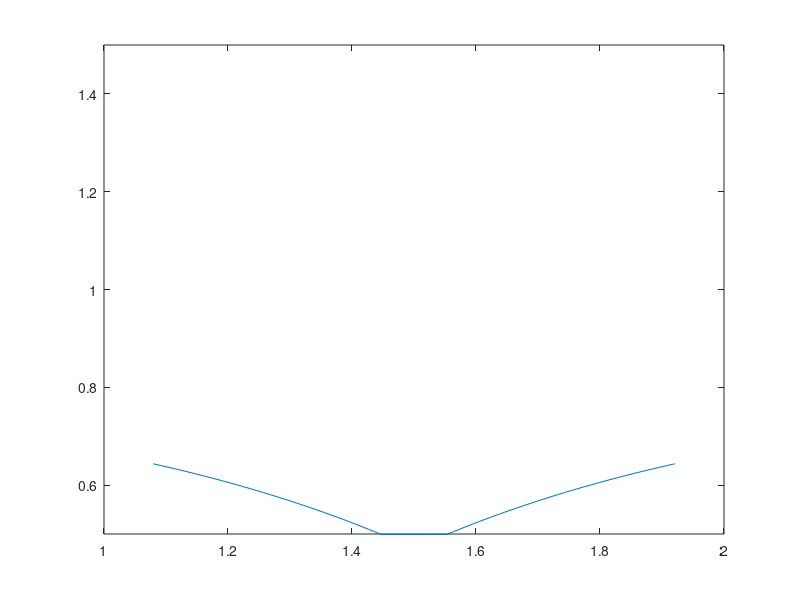

MATLAB code for this plot:
function Coral_Geometry()

L = 3;
Nx = 128;
Ny = 128;

dt=1e-6;
tf=10;
t=dt:dt:tf;
dx=L/Nx;


struct_name = 'coral'; % Name for .vertex, .spring, etc files.

[x,y,N] = please_Give_Single_Polyp_Geometry(dx,dt,t);


fprintf('\n\nNumber of Pts. in ONE tentacle: %d\n\n',N);

% Prints .vertex file!
print_Lagrangian_Vertices(x,y,struct_name);

% Prints .target file!
k_Target = 1e5;
print_Lagrangian_Target_Pts(x,k_Target,struct_name);

% Call function for initial concentration
[Concentration,X,Y]= give_Me_Initial_Concentration(L,Nx,dx,x,y);

% Prints .concentration file!
kDiffusion = 1e-2;
print_Concentration_Info(Nx,Nx,Concentration,kDiffusion,struct_name);





%%%%%%%%%%%%%%%%%%%%%%%%%%%%%%%%%%%%%%%%%%%%%%%%%%%%%%%%%%%%%%%%%%%%%%%%
%
% FUNCTION: prints VERTEX points to a file called corals.vertex
%
%%%%%%%%%%%%%%%%%%%%%%%%%%%%%%%%%%%%%%%%%%%%%%%%%%%%%%%%%%%%%%%%%%%%%%%%

function print_Lagrangian_Vertices(xLag,yLag,struct_name)

    N = length(xLag);

    vertex_fid = fopen([struct_name '.vertex'], 'w');

    fprintf(vertex_fid, '%d\n', N );

    %Loops over all Lagrangian Pts.
    for s = 1:N
        X_v = xLag(s);
        Y_v = yLag(s);
        fprintf(vertex_fid, '%1.16e %1.16e\n', X_v, Y_v);
    end

    fclose(vertex_fid); 
    
%%%%%%%%%%%%%%%%%%%%%%%%%%%%%%%%%%%%%%%%%%%%%%%%%%%%%%%%%%%%%%%%%%%%%%%%
%
% FUNCTION: prints Vertex points to a file called corals.vertex
%
%%%%%%%%%%%%%%%%%%%%%%%%%%%%%%%%%%%%%%%%%%%%%%%%%%%%%%%%%%%%%%%%%%%%%%%%

function print_Lagrangian_Target_Pts(xLag,k_Target,struct_name)

    N = length(xLag);

    target_fid = fopen([struct_name '.target'], 'w');

    fprintf(target_fid, '%d\n', N );

    %Loops over all Lagrangian Pts.
    for s = 1:N
        fprintf(target_fid, '%d %1.16e\n', s, k_Target);
    end

    fclose(target_fid); 



%%%%%%%%%%%%%%%%%%%%%%%%%%%%%%%%%%%%%%%%%%%%%%%%%%%%%%%%%%%%%%%%%%%%%%%%%%%
%
% FUNCTION: Reads in the vertices for one coral polyp
%
%%%%%%%%%%%%%%%%%%%%%%%%%%%%%%%%%%%%%%%%%%%%%%%%%%%%%%%%%%%%%%%%%%%%%%%%%%%

function [x,y,N] = please_Give_Single_Polyp_Geometry(h,dt,t)

xoffset = 1.5; % To put geometry into QUADRANT-1
yoffset = 0.5; % To put geometry into QUADRANT-1

% Note: (1) ds for stored data is 0.6/(2*1024)
%       (2) 'ratio' is comparing 1024:desired resolution

ds=h/2;

load('total_coeffs.mat')
load('coral_coeff_20.mat')

%arclength
s=0:ds:total_meanL;

% number of points on one arm
N=length(s)

c1vals=[];
c2vals=[];
tavgex=[t t(end)+dt];
tavg=(tavgex(2:end)+tavgex(1:end-1))/2;
tavg=[0 tavg];
size(cs1(:,1))
for indx1=1:4
c1vals(:,indx1)=ppval(cs1(:,indx1),tavg);
c2vals(:,indx1)=ppval(cs2(:,indx1),tavg);
end
save('cval.mat','c1vals','c2vals')

C1=c1vals(1,:);
C2=c2vals(1,:);

%     XbL=(C1(1)*s.^3+C1(2)*s.^2+C1(3)*s+C1(4));
%     YbL=(C2(1)*s.^3+C2(2)*s.^2+C2(3)*s+C2(4));
     XbL=(C1(1)*s.^3+C1(2)*s.^2+C1(3)*s+C1(4))+total_offset;
     YbL=(C2(1)*s.^3+C2(2)*s.^2+C2(3)*s+C2(4));

    XbR=-XbL;
    YbR=YbL;


XbStem=(XbR(1)+ds):ds:(XbL(1)-ds);
YbStem=(YbL(1))+0*XbStem;

x1=[flip(XbR) XbStem XbL];
y1=[flip(YbR) YbStem YbL];

% Put Geometry Together for One Polyp
x = x1+xoffset;
y = y1+yoffset;
plot(x,y)
axis([1 2 0.5 1.5])
drawnow
%NOTE: (1) N here is the # of pts. on one arm (NOT ENTIRE POLYP)!!
%      (2) The geometry here is listed for 1024x1024 meshes -> will need
%          to take every 8 or 16 pts to render geometry usable for MATLAB
%          code


%%%%%%%%%%%%%%%%%%%%%%%%%%%%%%%%%%%%%%%%%%%%%%%%%%%%%%%%%%%%%%%%%%%%%%%%%%%
%
% FUNCTION: Reads in the # of vertex pts and all the vertex pts from the
%           .vertex file.
%
%%%%%%%%%%%%%%%%%%%%%%%%%%%%%%%%%%%%%%%%%%%%%%%%%%%%%%%%%%%%%%%%%%%%%%%%%%%

function [N,xLag,yLag] = read_Vertex_Points(struct_name)

filename = [struct_name '.vertex'];  %Name of file to read in
fileID = fopen(filename);

% Read in the file, use 'CollectOutput' to gather all similar data together
% and 'CommentStyle' to to end and be able to skip lines in file.
C = textscan(fileID,'%f %f','CollectOutput',1);


fclose(fileID);     %Close the data file.

vertices = C{1};    %Stores all read in data in vertices (N+1,2) array

N = vertices(1,1);  % # of Lagrangian Pts
xLag = zeros(N,1);  % Initialize storage for Lagrangian Pts.
yLag = xLag;        % Initialize storage for Lagrangian Pts.

for i=1:N
   xLag(i,1) = vertices(i+1,1); %Stores x-values of Lagrangian Mesh
   yLag(i,1) = vertices(i+1,2); %Stores y-values of Lagrangian Mesh
   
end

%%%%%%%%%%%%%%%%%%%%%%%%%%%%%%%%%%%%%%%%%%%%%%%%%%%%%%%%%%%%%%%%%%%%%%%%
%
% FUNCTION: prints CONCENTRATION INFO to file called
%           'struct_name'.concentration
%
%%%%%%%%%%%%%%%%%%%%%%%%%%%%%%%%%%%%%%%%%%%%%%%%%%%%%%%%%%%%%%%%%%%%%%%%
    
function print_Concentration_Info(Nx,Ny,C,kDiffusion,struct_name)

    con_fid = fopen([struct_name '.concentration'], 'w');

    fprintf(con_fid, '%d\n', kDiffusion );

    for i=1:Ny
        for j=1:Nx
            fprintf(con_fid, '%1.16e ', C(i,j) );
        end
        fprintf(con_fid,'\n');
    end    
    




%%%%%%%%%%%%%%%%%%%%%%%%%%%%%%%%%%%%%%%%%%%%%%%%%%%%%%%%%%%%%%%%%%%
%
% FUNCTION: gives initial concentration gradient inside channel
%
%%%%%%%%%%%%%%%%%%%%%%%%%%%%%%%%%%%%%%%%%%%%%%%%%%%%%%%%%%%%%%%%%%%

function [C,X,Y] = give_Me_Initial_Concentration(Lx,Nx,dx,xLag,yLag)
%X_lag(:,1)=xLag(1:ceil(length(xLag)/2));
%X_lag(:,2)=xLag(ceil(length(xLag)/2)+1:end);

%Y_lag(:,1)=yLag(1:ceil(length(xLag)/2));
%Y_lag(:,2)=yLag(ceil(length(xLag)/2)+1:end);


x = 0:dx:Lx-dx;
y = 0:dx:Lx-dx;

[X,Y]=meshgrid(x,y);

C=zeros(Nx,Nx);

%eps=2*dx;
%f=X_lag(:,1)*0+1/20;

%for ten=1:2
%XL=X_lag(:,ten);
%YL=Y_lag(:,ten);

%for i=1:Nx
%    for j=1:Nx
%        %find x and y
%
%        xi=X(i,j);
%        yj=Y(i,j);
%
%        % regularized delta function
%        delta=1/((eps*sqrt(2*pi)).^2)*exp(-(xi-XL).^2/(2*eps^2)).*exp(-(yj-YL).^2/(2*eps^2));
%        w=f.*delta;
%        
%        ds_vec=cumsum(sqrt((XL(2:end)-XL(1:end-1)).^2+(YL(2:end)-YL(1:end-1)).^2));
%        
%        ds_vec=[0; ds_vec];
%        
%        C_test(i,j,ten)=trapz(ds_vec,w);
%
%        %f(i,j)=trapz(theta,F.*w);
%        %f2(i,j)=(1/2*w(1).*F2(1)+sum(w(2:end-1).*F2(2:end-1))+1/2*w(end).*F2(end))*dtheta;
%
%    end
%end
%end 
%C=C_test(:,:,1)+C_test(:,:,2);
